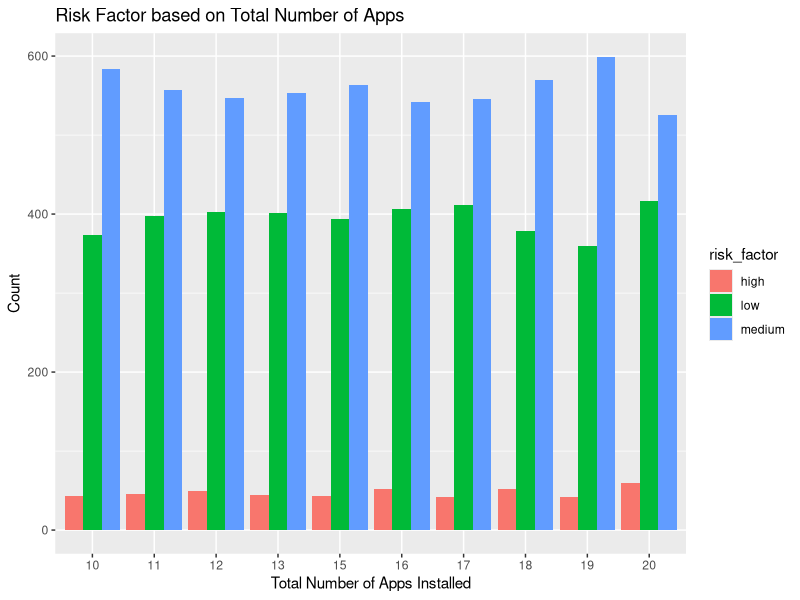

This chart was generated by the following R code: (Note: this script raises an error after producing the figure.)
## ---- chunk 1
library(ggplot2)
dataset <- read.csv('system_logs_dummy.csv')
## ---- chunk 2
plot <- ggplot(dataset, aes(factor(total_apps)))
plot + geom_bar(aes(fill = risk_factor), position = 'dodge') + ggtitle('Risk Factor based on Total Number of Apps') + xlab('Total Number of Apps Installed') + ylab('Count')
## ---- chunk 3
knitr::include_graphics("visualizations/total_apps_mal_stat.png")
## ---- chunk 4
knitr::include_graphics("visualizations/feature_ranking.png")
## ---- chunk 5
plot <- ggplot(dataset, aes(factor(firewall_stat)))
plot + geom_bar(aes(fill = risk_factor), position = 'dodge') + ggtitle('Risk Factor based on Firewall Status') + xlab('Firewall Status') + ylab('Count')
## ---- chunk 6
plot <- ggplot(dataset, aes(factor(malicious_stat)))
plot + geom_bar(aes(fill = risk_factor), position = 'dodge') + ggtitle('Risk Factor based on Malicious Events') + xlab('Malicious Event Status') + ylab('Count')
## ---- chunk 7
plot <- ggplot(dataset, aes(factor(malicious_website_visits)))
plot + geom_bar(aes(fill = risk_factor), position = 'dodge') + ggtitle('Risk Factor based on Malicious Website Visits') + xlab('Malicious Website Visit Status') + ylab('Count')
## ---- chunk 8
knitr::include_graphics("visualizations/association_plot.jpeg")
